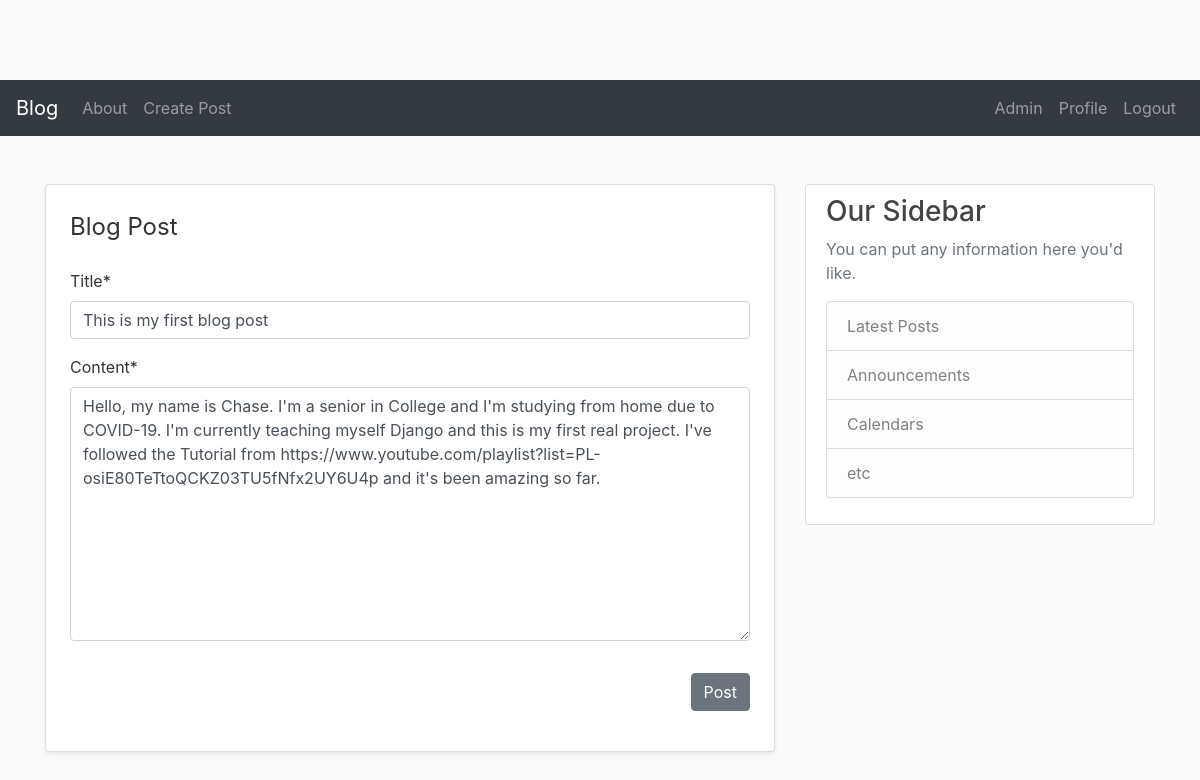
The page /blog/post/21/update/ (signed in) on the database its author committed.
### blogapp/models.py (models this page shows, shortened)
class Post(models.Model):
    title = models.CharField(max_length=100)
    content = models.TextField()
    date_posted = models.DateTimeField(default=timezone.now)
    author = models.ForeignKey(User, on_delete=models.CASCADE)

### blogapp/views.py (the view, shortened to what this page needs)
# urls.py: path('post/<int:pk>/update/', PostUpdateView.as_view(), name='post-update'),
class PostUpdateView(LoginRequiredMixin, UserPassesTestMixin, UpdateView):
    model = Post
    fields = [
        'title',
        'content'
    ]
    def test_func(self):
        post = self.get_object()
        if self.request.user == post.author:
            return True
        return False

### templates/blogapp/post_form.html
{% extends "blogapp/base.html" %}
{% load crispy_forms_tags %}
{% block content %}
<div class="card card-light shadow-sm p-4">
    <form method="POST">{% csrf_token %}
        <fieldset class="form-group">
            <legend class=" card-light mb-4">Blog Post</legend>
            {{ form|crispy }}
        </fieldset>
        <div class="form-group">
            <button class=" btn btn-secondary float-right" type="submit">Post</button>
        </div>
    </form>
</div>
{% endblock content %}

### static/blogapp/main.css (style rules this page uses)
body { background: #fafafa; color: #333333; margin-top: 5rem; }

### rows shown on the page
Post: title "This is my first blog post", content "Hello, my name is Chase. I'm a senior in College and I'm studying from home due to COVID-19. I'm currently teaching myself Django and this is my first real project. I've followed the Tutorial from https://www.youtube.com/playlist?list=PL-osiE80TeTtoQCKZ03TU5fNfx2UY6U4p and it's been amazing so far."
